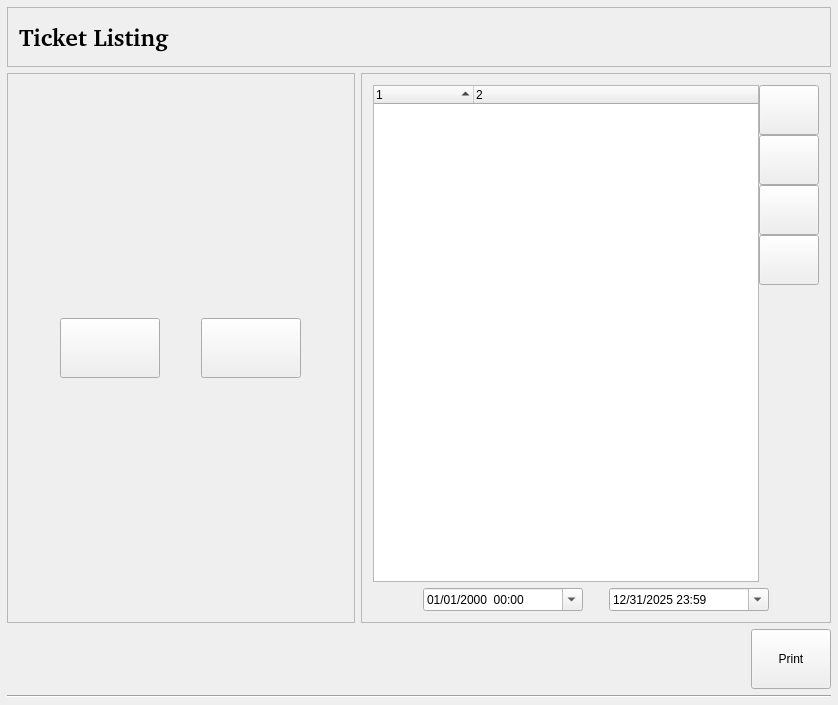
<?xml version="1.0" encoding="UTF-8"?>
<ui version="4.0">
 <class>PersTicketsWidgetBase</class>
 <widget class="QWidget" name="PersTicketsWidgetBase">
  <property name="geometry">
   <rect>
    <x>0</x>
    <y>0</y>
    <width>838</width>
    <height>705</height>
   </rect>
  </property>
  <property name="sizePolicy">
   <sizepolicy hsizetype="Expanding" vsizetype="Expanding">
    <horstretch>0</horstretch>
    <verstretch>0</verstretch>
   </sizepolicy>
  </property>
  <property name="windowTitle">
   <string>Form1</string>
  </property>
  <layout class="QVBoxLayout">
   <property name="leftMargin">
    <number>7</number>
   </property>
   <property name="topMargin">
    <number>7</number>
   </property>
   <property name="rightMargin">
    <number>7</number>
   </property>
   <property name="bottomMargin">
    <number>7</number>
   </property>
   <item>
    <widget class="QFrame" name="Frame3_2">
     <property name="sizePolicy">
      <sizepolicy hsizetype="Expanding" vsizetype="Preferred">
       <horstretch>0</horstretch>
       <verstretch>0</verstretch>
      </sizepolicy>
     </property>
     <property name="minimumSize">
      <size>
       <width>0</width>
       <height>60</height>
      </size>
     </property>
     <property name="maximumSize">
      <size>
       <width>16777215</width>
       <height>60</height>
      </size>
     </property>
     <property name="frameShape">
      <enum>QFrame::Shape::StyledPanel</enum>
     </property>
     <property name="frameShadow">
      <enum>QFrame::Shadow::Raised</enum>
     </property>
     <property name="lineWidth">
      <number>2</number>
     </property>
     <layout class="QHBoxLayout">
      <property name="spacing">
       <number>6</number>
      </property>
      <property name="leftMargin">
       <number>11</number>
      </property>
      <property name="topMargin">
       <number>11</number>
      </property>
      <property name="rightMargin">
       <number>11</number>
      </property>
      <property name="bottomMargin">
       <number>11</number>
      </property>
      <item>
       <widget class="QLabel" name="title_generacion">
        <property name="font">
         <font>
          <family>Nimbus Sans l [Urw]</family>
          <pointsize>18</pointsize>
          <bold>true</bold>
         </font>
        </property>
        <property name="text">
         <string>Ticket Listing</string>
        </property>
        <property name="wordWrap">
         <bool>false</bool>
        </property>
       </widget>
      </item>
      <item>
       <spacer name="Spacer3_2">
        <property name="orientation">
         <enum>Qt::Orientation::Horizontal</enum>
        </property>
        <property name="sizeType">
         <enum>QSizePolicy::Policy::Expanding</enum>
        </property>
        <property name="sizeHint" stdset="0">
         <size>
          <width>181</width>
          <height>0</height>
         </size>
        </property>
       </spacer>
      </item>
     </layout>
    </widget>
   </item>
   <item>
    <widget class="QStackedWidget" name="stack">
     <property name="sizePolicy">
      <sizepolicy hsizetype="Expanding" vsizetype="Expanding">
       <horstretch>0</horstretch>
       <verstretch>0</verstretch>
      </sizepolicy>
     </property>
     <property name="currentIndex">
      <number>0</number>
     </property>
     <widget class="QWidget" name="main_page">
      <property name="sizePolicy">
       <sizepolicy hsizetype="Expanding" vsizetype="Expanding">
        <horstretch>0</horstretch>
        <verstretch>0</verstretch>
       </sizepolicy>
      </property>
      <layout class="QVBoxLayout">
       <property name="leftMargin">
        <number>0</number>
       </property>
       <property name="topMargin">
        <number>0</number>
       </property>
       <property name="rightMargin">
        <number>0</number>
       </property>
       <property name="bottomMargin">
        <number>0</number>
       </property>
       <item>
        <layout class="QHBoxLayout" name="main_page_hlayout">
         <item>
          <layout class="QHBoxLayout" name="order_main_hlayout">
           <item>
            <layout class="QHBoxLayout" name="order_hlayout">
             <item>
              <widget class="QFrame" name="order_frame">
               <property name="sizePolicy">
                <sizepolicy hsizetype="Expanding" vsizetype="Expanding">
                 <horstretch>0</horstretch>
                 <verstretch>0</verstretch>
                </sizepolicy>
               </property>
               <property name="minimumSize">
                <size>
                 <width>250</width>
                 <height>0</height>
                </size>
               </property>
               <property name="frameShape">
                <enum>QFrame::Shape::StyledPanel</enum>
               </property>
               <property name="frameShadow">
                <enum>QFrame::Shadow::Plain</enum>
               </property>
               <layout class="QVBoxLayout" name="order_main_layout">
                <item>
                 <layout class="QHBoxLayout" name="nav_button_hlayout">
                  <property name="spacing">
                   <number>0</number>
                  </property>
                  <item>
                   <widget class="QPushButton" name="order_down_button">
                    <property name="sizePolicy">
                     <sizepolicy hsizetype="Expanding" vsizetype="Minimum">
                      <horstretch>0</horstretch>
                      <verstretch>0</verstretch>
                     </sizepolicy>
                    </property>
                    <property name="maximumSize">
                     <size>
                      <width>100</width>
                      <height>60</height>
                     </size>
                    </property>
                    <property name="text">
                     <string/>
                    </property>
                    <property name="autoRepeat">
                     <bool>true</bool>
                    </property>
                   </widget>
                  </item>
                  <item>
                   <widget class="QPushButton" name="order_up_button">
                    <property name="sizePolicy">
                     <sizepolicy hsizetype="Expanding" vsizetype="Minimum">
                      <horstretch>0</horstretch>
                      <verstretch>0</verstretch>
                     </sizepolicy>
                    </property>
                    <property name="maximumSize">
                     <size>
                      <width>100</width>
                      <height>60</height>
                     </size>
                    </property>
                    <property name="text">
                     <string/>
                    </property>
                    <property name="autoRepeat">
                     <bool>true</bool>
                    </property>
                   </widget>
                  </item>
                 </layout>
                </item>
               </layout>
              </widget>
             </item>
            </layout>
           </item>
          </layout>
         </item>
         <item>
          <widget class="QFrame" name="tickets_frame">
           <property name="sizePolicy">
            <sizepolicy hsizetype="Expanding" vsizetype="Expanding">
             <horstretch>0</horstretch>
             <verstretch>0</verstretch>
            </sizepolicy>
           </property>
           <property name="frameShape">
            <enum>QFrame::Shape::StyledPanel</enum>
           </property>
           <layout class="QVBoxLayout" name="tickets_frame_vlayout">
            <item>
             <layout class="QHBoxLayout" name="tikets_up_down_hlayout">
              <property name="spacing">
               <number>0</number>
              </property>
              <item>
               <widget class="QTreeWidget" name="ticketnum_listview">
                <property name="font">
                 <font/>
                </property>
                <property name="sortingEnabled">
                 <bool>true</bool>
                </property>
                <property name="columnCount">
                 <number>2</number>
                </property>
                <column>
                 <property name="text">
                  <string notr="true">1</string>
                 </property>
                </column>
                <column>
                 <property name="text">
                  <string notr="true">2</string>
                 </property>
                </column>
               </widget>
              </item>
              <item>
               <layout class="QVBoxLayout" name="up_down_vlayout">
                <property name="spacing">
                 <number>0</number>
                </property>
                <property name="leftMargin">
                 <number>0</number>
                </property>
                <property name="topMargin">
                 <number>0</number>
                </property>
                <property name="rightMargin">
                 <number>0</number>
                </property>
                <property name="bottomMargin">
                 <number>0</number>
                </property>
                <item>
                 <widget class="QPushButton" name="first_ticket_button">
                  <property name="sizePolicy">
                   <sizepolicy hsizetype="Minimum" vsizetype="Preferred">
                    <horstretch>0</horstretch>
                    <verstretch>0</verstretch>
                   </sizepolicy>
                  </property>
                  <property name="minimumSize">
                   <size>
                    <width>60</width>
                    <height>50</height>
                   </size>
                  </property>
                  <property name="maximumSize">
                   <size>
                    <width>60</width>
                    <height>100</height>
                   </size>
                  </property>
                  <property name="toolTip">
                   <string>First Ticket</string>
                  </property>
                  <property name="text">
                   <string/>
                  </property>
                  <property name="autoRepeat">
                   <bool>true</bool>
                  </property>
                 </widget>
                </item>
                <item>
                 <widget class="QPushButton" name="up_type_button">
                  <property name="sizePolicy">
                   <sizepolicy hsizetype="Minimum" vsizetype="Preferred">
                    <horstretch>0</horstretch>
                    <verstretch>0</verstretch>
                   </sizepolicy>
                  </property>
                  <property name="minimumSize">
                   <size>
                    <width>60</width>
                    <height>50</height>
                   </size>
                  </property>
                  <property name="maximumSize">
                   <size>
                    <width>60</width>
                    <height>100</height>
                   </size>
                  </property>
                  <property name="toolTip">
                   <string>Previous Ticket</string>
                  </property>
                  <property name="text">
                   <string/>
                  </property>
                  <property name="autoRepeat">
                   <bool>true</bool>
                  </property>
                 </widget>
                </item>
                <item>
                 <widget class="QPushButton" name="down_type_button">
                  <property name="sizePolicy">
                   <sizepolicy hsizetype="Minimum" vsizetype="Preferred">
                    <horstretch>0</horstretch>
                    <verstretch>0</verstretch>
                   </sizepolicy>
                  </property>
                  <property name="minimumSize">
                   <size>
                    <width>60</width>
                    <height>50</height>
                   </size>
                  </property>
                  <property name="maximumSize">
                   <size>
                    <width>60</width>
                    <height>100</height>
                   </size>
                  </property>
                  <property name="toolTip">
                   <string>Next Ticket</string>
                  </property>
                  <property name="text">
                   <string/>
                  </property>
                  <property name="autoRepeat">
                   <bool>true</bool>
                  </property>
                 </widget>
                </item>
                <item>
                 <widget class="QPushButton" name="last_ticket_button">
                  <property name="sizePolicy">
                   <sizepolicy hsizetype="Minimum" vsizetype="Preferred">
                    <horstretch>0</horstretch>
                    <verstretch>0</verstretch>
                   </sizepolicy>
                  </property>
                  <property name="minimumSize">
                   <size>
                    <width>60</width>
                    <height>50</height>
                   </size>
                  </property>
                  <property name="maximumSize">
                   <size>
                    <width>60</width>
                    <height>100</height>
                   </size>
                  </property>
                  <property name="toolTip">
                   <string>Last Ticket</string>
                  </property>
                  <property name="text">
                   <string/>
                  </property>
                  <property name="autoRepeat">
                   <bool>true</bool>
                  </property>
                 </widget>
                </item>
                <item>
                 <spacer name="verticalSpacer">
                  <property name="orientation">
                   <enum>Qt::Orientation::Vertical</enum>
                  </property>
                  <property name="sizeHint" stdset="0">
                   <size>
                    <width>20</width>
                    <height>40</height>
                   </size>
                  </property>
                 </spacer>
                </item>
               </layout>
              </item>
             </layout>
            </item>
            <item>
             <layout class="QHBoxLayout" name="dates_hlayout">
              <item>
               <widget class="QFrame" name="init_date_groupbox">
                <property name="sizePolicy">
                 <sizepolicy hsizetype="Expanding" vsizetype="Fixed">
                  <horstretch>0</horstretch>
                  <verstretch>0</verstretch>
                 </sizepolicy>
                </property>
                <layout class="QVBoxLayout">
                 <property name="spacing">
                  <number>0</number>
                 </property>
                 <property name="leftMargin">
                  <number>0</number>
                 </property>
                 <property name="topMargin">
                  <number>4</number>
                 </property>
                 <property name="rightMargin">
                  <number>4</number>
                 </property>
                 <property name="bottomMargin">
                  <number>4</number>
                 </property>
                </layout>
               </widget>
              </item>
              <item>
               <spacer name="horizontalSpacer_2">
                <property name="orientation">
                 <enum>Qt::Orientation::Horizontal</enum>
                </property>
                <property name="sizeHint" stdset="0">
                 <size>
                  <width>40</width>
                  <height>20</height>
                 </size>
                </property>
               </spacer>
              </item>
              <item>
               <widget class="QDateTimeEdit" name="init_datepicker">
                <property name="sizePolicy">
                 <sizepolicy hsizetype="Expanding" vsizetype="Preferred">
                  <horstretch>0</horstretch>
                  <verstretch>0</verstretch>
                 </sizepolicy>
                </property>
                <property name="minimumSize">
                 <size>
                  <width>160</width>
                  <height>0</height>
                 </size>
                </property>
                <property name="maximumSize">
                 <size>
                  <width>260</width>
                  <height>290</height>
                 </size>
                </property>
                <property name="toolTip">
                 <string>Select start date</string>
                </property>
                <property name="displayFormat">
                 <string>MM/dd/yyyy  hh:mm</string>
                </property>
                <property name="calendarPopup">
                 <bool>true</bool>
                </property>
                <property name="timeSpec">
                 <enum>Qt::TimeSpec::LocalTime</enum>
                </property>
               </widget>
              </item>
              <item>
               <spacer name="horizontalSpacer_3">
                <property name="orientation">
                 <enum>Qt::Orientation::Horizontal</enum>
                </property>
                <property name="sizeType">
                 <enum>QSizePolicy::Policy::Fixed</enum>
                </property>
                <property name="sizeHint" stdset="0">
                 <size>
                  <width>20</width>
                  <height>20</height>
                 </size>
                </property>
               </spacer>
              </item>
              <item>
               <widget class="QDateTimeEdit" name="end_datepicker">
                <property name="sizePolicy">
                 <sizepolicy hsizetype="Expanding" vsizetype="Preferred">
                  <horstretch>0</horstretch>
                  <verstretch>0</verstretch>
                 </sizepolicy>
                </property>
                <property name="minimumSize">
                 <size>
                  <width>160</width>
                  <height>0</height>
                 </size>
                </property>
                <property name="maximumSize">
                 <size>
                  <width>260</width>
                  <height>290</height>
                 </size>
                </property>
                <property name="dateTime">
                 <datetime>
                  <hour>23</hour>
                  <minute>59</minute>
                  <second>0</second>
                  <year>2025</year>
                  <month>12</month>
                  <day>31</day>
                 </datetime>
                </property>
                <property name="currentSection">
                 <enum>QDateTimeEdit::Section::MonthSection</enum>
                </property>
                <property name="displayFormat">
                 <string>MM/dd/yyyy hh:mm</string>
                </property>
                <property name="calendarPopup">
                 <bool>true</bool>
                </property>
               </widget>
              </item>
              <item>
               <spacer name="horizontalSpacer">
                <property name="orientation">
                 <enum>Qt::Orientation::Horizontal</enum>
                </property>
                <property name="sizeHint" stdset="0">
                 <size>
                  <width>40</width>
                  <height>20</height>
                 </size>
                </property>
               </spacer>
              </item>
              <item>
               <widget class="QFrame" name="end_date_groupbox">
                <property name="sizePolicy">
                 <sizepolicy hsizetype="Expanding" vsizetype="Preferred">
                  <horstretch>0</horstretch>
                  <verstretch>0</verstretch>
                 </sizepolicy>
                </property>
                <property name="toolTip">
                 <string>Select a ticketing end date</string>
                </property>
                <layout class="QVBoxLayout">
                 <property name="spacing">
                  <number>0</number>
                 </property>
                 <property name="leftMargin">
                  <number>4</number>
                 </property>
                 <property name="topMargin">
                  <number>4</number>
                 </property>
                 <property name="rightMargin">
                  <number>0</number>
                 </property>
                 <property name="bottomMargin">
                  <number>4</number>
                 </property>
                </layout>
               </widget>
              </item>
             </layout>
            </item>
           </layout>
          </widget>
         </item>
        </layout>
       </item>
       <item>
        <layout class="QHBoxLayout" name="botom_hlayout">
         <item>
          <spacer name="spacer38">
           <property name="orientation">
            <enum>Qt::Orientation::Horizontal</enum>
           </property>
           <property name="sizeType">
            <enum>QSizePolicy::Policy::Expanding</enum>
           </property>
           <property name="sizeHint" stdset="0">
            <size>
             <width>560</width>
             <height>20</height>
            </size>
           </property>
          </spacer>
         </item>
         <item>
          <widget class="QPushButton" name="print_button">
           <property name="minimumSize">
            <size>
             <width>80</width>
             <height>60</height>
            </size>
           </property>
           <property name="toolTip">
            <string/>
           </property>
           <property name="text">
            <string>Print</string>
           </property>
           <property name="icon">
            <iconset>
             <normaloff>image4</normaloff>image4</iconset>
           </property>
           <property name="checkable">
            <bool>false</bool>
           </property>
           <property name="autoRepeat">
            <bool>false</bool>
           </property>
          </widget>
         </item>
        </layout>
       </item>
      </layout>
     </widget>
     <widget class="QWidget" name="progress_page">
      <property name="sizePolicy">
       <sizepolicy hsizetype="Expanding" vsizetype="Expanding">
        <horstretch>0</horstretch>
        <verstretch>0</verstretch>
       </sizepolicy>
      </property>
      <layout class="QVBoxLayout">
       <item>
        <spacer name="spacer10">
         <property name="orientation">
          <enum>Qt::Orientation::Vertical</enum>
         </property>
         <property name="sizeType">
          <enum>QSizePolicy::Policy::Expanding</enum>
         </property>
         <property name="sizeHint" stdset="0">
          <size>
           <width>20</width>
           <height>210</height>
          </size>
         </property>
        </spacer>
       </item>
       <item>
        <layout class="QHBoxLayout">
         <item>
          <spacer name="spacer12">
           <property name="orientation">
            <enum>Qt::Orientation::Horizontal</enum>
           </property>
           <property name="sizeType">
            <enum>QSizePolicy::Policy::Expanding</enum>
           </property>
           <property name="sizeHint" stdset="0">
            <size>
             <width>61</width>
             <height>20</height>
            </size>
           </property>
          </spacer>
         </item>
         <item>
          <layout class="QVBoxLayout">
           <item>
            <widget class="QLabel" name="info_progress_label">
             <property name="text">
              <string>Requested tickets are being fetched</string>
             </property>
             <property name="alignment">
              <set>Qt::AlignmentFlag::AlignCenter</set>
             </property>
             <property name="wordWrap">
              <bool>false</bool>
             </property>
            </widget>
           </item>
           <item>
            <spacer name="spacer9">
             <property name="orientation">
              <enum>Qt::Orientation::Vertical</enum>
             </property>
             <property name="sizeType">
              <enum>QSizePolicy::Policy::Fixed</enum>
             </property>
             <property name="sizeHint" stdset="0">
              <size>
               <width>20</width>
               <height>21</height>
              </size>
             </property>
            </spacer>
           </item>
           <item>
            <widget class="QProgressBar" name="progress_bar">
             <property name="minimumSize">
              <size>
               <width>500</width>
               <height>0</height>
              </size>
             </property>
             <property name="maximumSize">
              <size>
               <width>500</width>
               <height>32767</height>
              </size>
             </property>
            </widget>
           </item>
          </layout>
         </item>
         <item>
          <spacer name="spacer13">
           <property name="orientation">
            <enum>Qt::Orientation::Horizontal</enum>
           </property>
           <property name="sizeType">
            <enum>QSizePolicy::Policy::Expanding</enum>
           </property>
           <property name="sizeHint" stdset="0">
            <size>
             <width>51</width>
             <height>20</height>
            </size>
           </property>
          </spacer>
         </item>
        </layout>
       </item>
       <item>
        <spacer name="spacer11">
         <property name="orientation">
          <enum>Qt::Orientation::Vertical</enum>
         </property>
         <property name="sizeType">
          <enum>QSizePolicy::Policy::Expanding</enum>
         </property>
         <property name="sizeHint" stdset="0">
          <size>
           <width>20</width>
           <height>301</height>
          </size>
         </property>
        </spacer>
       </item>
      </layout>
     </widget>
    </widget>
   </item>
   <item>
    <widget class="Line" name="line44">
     <property name="sizePolicy">
      <sizepolicy hsizetype="Expanding" vsizetype="Fixed">
       <horstretch>0</horstretch>
       <verstretch>0</verstretch>
      </sizepolicy>
     </property>
     <property name="frameShape">
      <enum>QFrame::Shape::HLine</enum>
     </property>
     <property name="frameShadow">
      <enum>QFrame::Shadow::Sunken</enum>
     </property>
    </widget>
   </item>
  </layout>
 </widget>
 <layoutdefault spacing="6" margin="11"/>
 <resources/>
 <connections/>
</ui>
